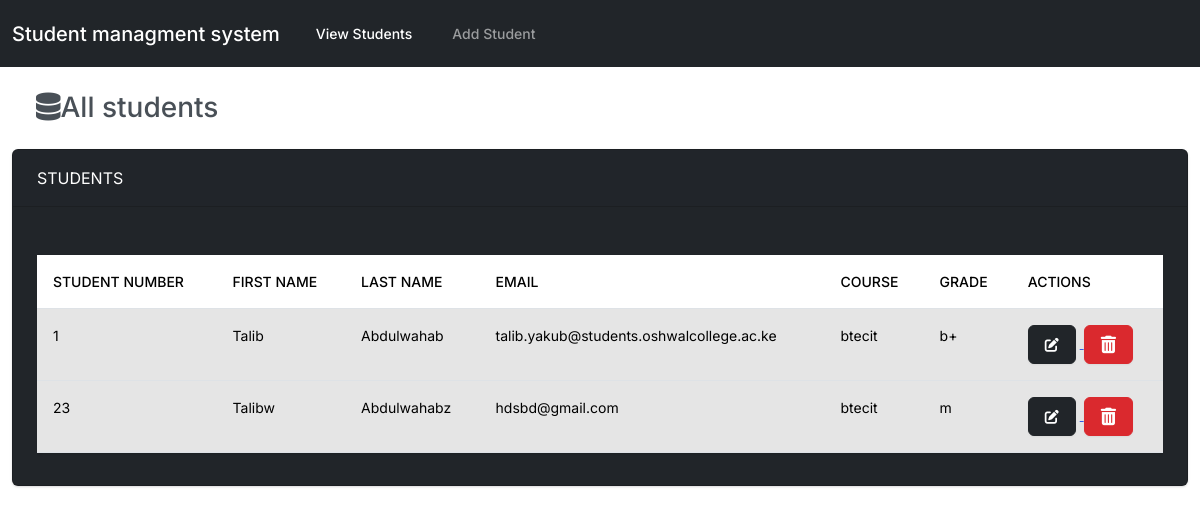
The page / on the database its author committed.
### students/models.py (models this page shows, shortened)
class Students(models.Model):
    student_number=models.PositiveIntegerField()
    first_name = models.CharField(max_length=200)
    last_name = models.CharField(max_length=200)
    email = models.CharField(max_length=200)
    course = models.CharField(max_length=200)
    Grade = models.CharField(max_length=2)

### students/views.py (the view)
# urls.py: path("", views.index,name="Index"),
def index(request):
    return render(request,'students/index.html',{'students':Students.objects.all()})

### students/templates/students/index.html (shortened to what this page needs)
{% load static %}
<!DOCTYPE html>
<html>
    <head>
        <link href="/static/css/bootstrap.min.css"  rel="stylesheet">
        <link rel="stylesheet" href="https://cdnjs.cloudflare.com/ajax/libs/font-awesome/6.5.1/css/all.min.css" />
        <nav class="navbar navbar-expand-lg bg-dark" data-bs-theme="dark">
            <div class="container-fluid">
              <a class="navbar-brand" href="#">Student managment system</a>
              <div class="collapse navbar-collapse" id="navbarColor02">
                <ul class="navbar-nav me-auto">
                  <li class="nav-item">
                    <a class="nav-link active" href="#">View Students
                    </a>
                  </li>
                  <li class="nav-item">
                    <a class="nav-link" href="{% url 'add_student' %}">Add Student</a>
                  </li>
                </ul>
              </div>
            </div>
          </nav>
    </head>
    <body>
       <div class="container-fluid">
       <h3 class="m-4"><i class="fa-solid fa-database"></i>All students</h3>
       <div class="card text-white bg-dark mb-3" style="max-width: 100rem;">
        <div class="card-header">STUDENTS</div>
        <div class="card-body">
          <p class="card-text">
          <div class="table-responsive">
            <table class="table table-hover">
                <thead>
                  <tr>
                    <th scope="col">Student number</th>
                    <th scope="col">First name</th>
                    <th scope="col">Last Name</th>
                    <th scope="col">Email</th>
                    <th scope="col">Course</th>
                    <th scope="col">Grade</th>
                    <th scope="col">Actions</th>
                  </tr>
                </thead>
                <tbody>
                    {% for student in students %}
                    <tr class="table-active">
                        <td>{{student.student_number}}</td>
                        <td>{{student.first_name}}</td>
                        <td>{{student.last_name}}</td>
                        <td>{{student.email}}</td>
                        <td>{{student.course}}</td>
                        <td>{{student.Grade}}</td>
                        <td>
                            <a href="{% url 'edit_student' student.id %}"><button type="button" class="btn btn-dark me-1" href="{% url 'edit_student' student.id %}">
                                <i class="fa-solid fa-pen-to-square"></i>
                            </button>
                            </a>
                            <button type="button" class="btn btn-danger" data-bs-toggle="modal" data-bs-target="#delete{{student.id}}">
                              </button>
                            </td>
                          </tr>
                     {% endfor%}
                </tbody>
          </div>
          </p>
        </div>
      </div>
       </div>
    </body>
</html>

### rows shown on the page
Students: student_number "1", first_name "Talib", last_name "Abdulwahab", email "talib.yakub@students.oshwalcollege.ac.ke", course "btecit", Grade "b+"
Students: student_number "23", first_name "Talibw", last_name "Abdulwahabz", email "hdsbd@gmail.com", course "btecit", Grade "m"
